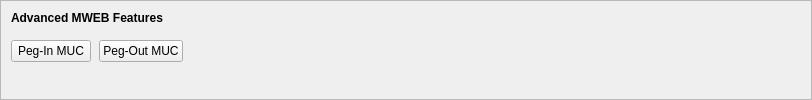
    <widget class="QFrame" name="frameMWEBFeatures">
     <property name="sizePolicy">
      <sizepolicy hsizetype="Expanding" vsizetype="Expanding">
       <horstretch>0</horstretch>
       <verstretch>0</verstretch>
      </sizepolicy>
     </property>
     <property name="maximumSize">
      <size>
       <width>16777215</width>
       <height>16777215</height>
      </size>
     </property>
     <property name="frameShape">
      <enum>QFrame::StyledPanel</enum>
     </property>
     <property name="frameShadow">
      <enum>QFrame::Sunken</enum>
     </property>
     <layout class="QVBoxLayout" name="verticalLayoutMWEBFeatures2">
      <property name="spacing">
       <number>0</number>
      </property>
      <property name="leftMargin">
       <number>0</number>
      </property>
      <property name="topMargin">
       <number>0</number>
      </property>
      <property name="rightMargin">
       <number>0</number>
      </property>
      <property name="bottomMargin">
       <number>6</number>
      </property>
      <item>
       <layout class="QVBoxLayout" name="verticalLayoutMWEBFeatures" stretch="0,0,1">
        <property name="spacing">
         <number>0</number>
        </property>
        <property name="leftMargin">
         <number>10</number>
        </property>
        <property name="topMargin">
         <number>10</number>
        </property>
        <item>
         <layout class="QHBoxLayout" name="horizontalLayoutMWEBFeatures1">
          <property name="bottomMargin">
           <number>15</number>
          </property>
          <item>
           <widget class="QLabel" name="labelMWEBFeatures">
            <property name="sizePolicy">
             <sizepolicy hsizetype="Preferred" vsizetype="Maximum">
              <horstretch>0</horstretch>
              <verstretch>0</verstretch>
             </sizepolicy>
            </property>
            <property name="font">
             <font>
              <weight>75</weight>
              <bold>true</bold>
             </font>
            </property>
            <property name="styleSheet">
             <string notr="true">font-weight:bold;</string>
            </property>
            <property name="text">
             <string>Advanced MWEB Features</string>
            </property>
           </widget>
          </item>
         </layout>
        </item>
        <item>
         <layout class="QHBoxLayout" name="horizontalLayoutMWEBFeatures2" stretch="0,0,0">
          <property name="spacing">
           <number>8</number>
          </property>
          <property name="bottomMargin">
           <number>10</number>
          </property>
          <item>
           <widget class="QPushButton" name="pushButtonMWEBPegIn">
            <property name="styleSheet">
             <string notr="true"/>
            </property>
            <property name="text">
             <string>Peg-In MUC</string>
            </property>
            <property name="checkable">
             <bool>true</bool>
            </property>
            <property name="autoDefault">
             <bool>false</bool>
            </property>
           </widget>
          </item>
          <item>
           <widget class="QPushButton" name="pushButtonMWEBPegOut">
            <property name="styleSheet">
             <string notr="true"/>
            </property>
            <property name="text">
             <string>Peg-Out MUC</string>
            </property>
            <property name="checkable">
             <bool>true</bool>
            </property>
            <property name="autoDefault">
             <bool>false</bool>
            </property>
           </widget>
          </item>
          <item>
           <spacer name="horizontalSpacerMWEBFeatures">
            <property name="orientation">
             <enum>Qt::Horizontal</enum>
            </property>
            <property name="sizeHint" stdset="0">
             <size>
              <width>40</width>
              <height>1</height>
             </size>
            </property>
           </spacer>
          </item>
         </layout>
        </item>
        <item>
         <spacer name="verticalSpacerMWEBFeatures">
          <property name="orientation">
           <enum>Qt::Vertical</enum>
          </property>
          <property name="sizeHint" stdset="0">
           <size>
            <width>800</width>
            <height>1</height>
           </size>
          </property>
         </spacer>
        </item>
       </layout>
      </item>
     </layout>
    </widget>
